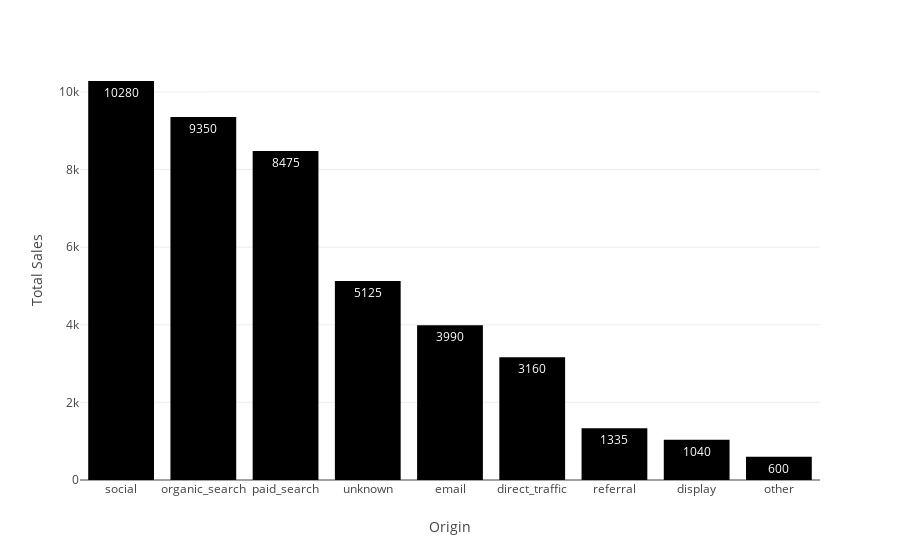

Write notebook code for a chart like this one.
### Markdown cell above
# Total Sales By Origin

### Code cell
px.bar(Origin_info, x = 'Origin', y = 'Total Sales',hover_data = ['Count','Average Order Value','Percentage of Products Returned'],text = 'Total Sales')

### Figure 1 — Plotly figure (JSON) as saved in the notebook; plotly's stock layout.template omitted (floating-point values rounded to 4 significant figures)
{"data": [{"alignmentgroup": "True", "customdata": [[35, 293.7, 2.86], [31, 301.6, 3.23], [28, 302.7, 7.14], [16, 320.3, 12.5], [14, 285, 0], [13, 243.1, 0], [6, 222.5, 0], [4, 260, 0], [3, 200, 33.33]], "hovertemplate": "Origin=%{x}<br>Total Sales=%{text}<br>Count=%{customdata[0]}<br>Average Order Value=%{customdata[1]}<br>Percentage of Products Returned=%{customdata[2]}<extra></extra>", "legendgroup": "", "marker": {"color": "#000001", "pattern": {"shape": ""}}, "name": "", "offsetgroup": "", "orientation": "v", "showlegend": false, "text": [10280, 9350, 8475, 5125, 3990, 3160, 1335, 1040, 600], "textposition": "auto", "type": "bar", "x": ["social", "organic_search", "paid_search", "unknown", "email", "direct_traffic", "referral", "display", "other"], "xaxis": "x", "y": [10280, 9350, 8475, 5125, 3990, 3160, 1335, 1040, 600], "yaxis": "y"}], "layout": {"barmode": "relative", "legend": {"tracegroupgap": 0}, "margin": {"t": 60}, "xaxis": {"anchor": "y", "domain": [0, 1], "title": {"text": "Origin"}}, "yaxis": {"anchor": "x", "domain": [0, 1], "title": {"text": "Total Sales"}}}}
